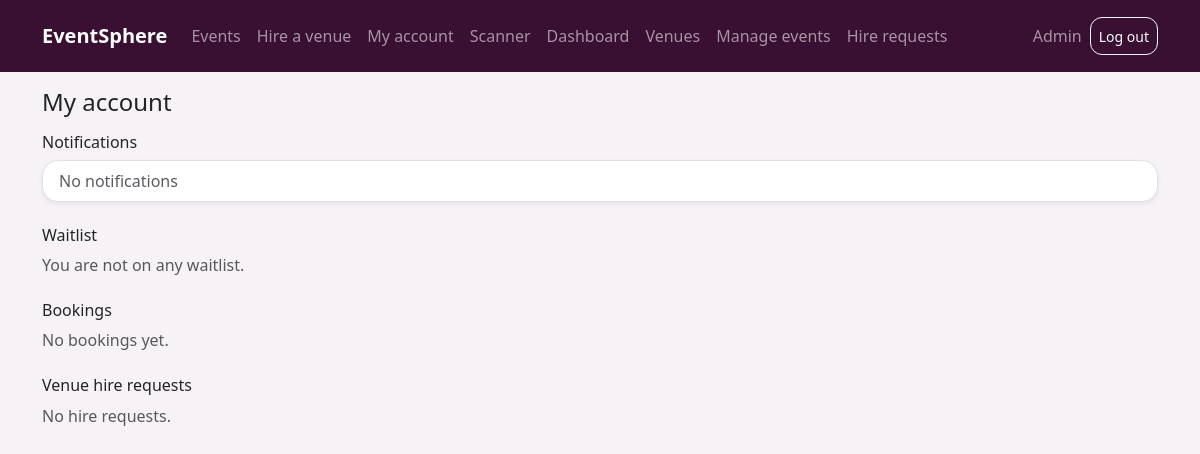
Before: /my (signed in) with the older database file.
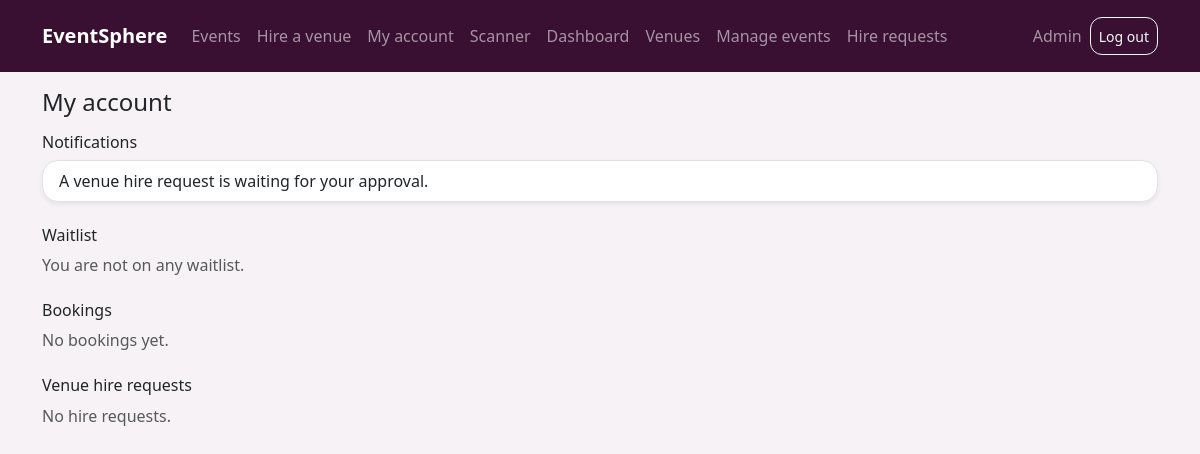
After: the same page with the newer database file.
### app/models.py (models this page shows)
class Notification(Base):
    __tablename__ = "notifications"
    id = Column(Integer, primary_key=True)
    user_id = Column(Integer, ForeignKey("users.id"))
    text = Column(Text)
    is_read = Column(Boolean, default=False)
    created = Column(DateTime, default=datetime.utcnow)

### app/routes_public.py (the view)
@router.get("/my")
def my(request: Request, db=Depends(get_db), user=Depends(login_required)):
    bookings = []
    for b in db.query(Booking).filter_by(user_id=user.id).order_by(Booking.id.desc()).all():
        ev = db.get(Event, b.event_id)
        bookings.append(dict(b=b, ev=ev, refund=refund_amount(b.total, ev.start),
                             can_cancel=b.status == "confirmed" and ev.start > now()))
    waits = []
    for w in db.query(Waitlist).filter(Waitlist.user_id == user.id,
                                       Waitlist.status.in_(["waiting", "offered"])).all():
        secs = None
        if w.status == "offered" and w.hold_expires_at:
            secs = max(0, int((w.hold_expires_at - now()).total_seconds()))
        waits.append(dict(w=w, ev=db.get(Event, w.event_id), cat=db.get(TicketCategory, w.category_id), secs=secs))
    hires = [dict(h=h, venue=db.get(Venue, h.venue_id))
             for h in db.query(HireRequest).filter_by(user_id=user.id).order_by(HireRequest.id.desc()).all()]
    notes = db.query(Notification).filter_by(user_id=user.id).order_by(Notification.id.desc()).limit(30).all()
    fresh = {n.id for n in notes if not n.is_read}
    for n in notes:
        n.is_read = True
    db.commit()
    return render(request, "my.html", db, user, bookings=bookings, waits=waits,
                  hires=hires, notes=notes, fresh=fresh)

### app/templates/my.html (shortened to what this page needs)
{% extends "base.html" %}
{% block content %}
<h4 class="mb-3">My account</h4>
<h6>Notifications</h6>
<ul class="list-group mb-4 shadow-sm rounded-4">
{% for n in notes %}<li class="list-group-item {{ 'fw-bold' if n.id in fresh }}">{{ n.text }}</li>
{% else %}<li class="list-group-item text-muted">No notifications</li>{% endfor %}
</ul>
<h6>Waitlist</h6>
{% for x in waits %}
<div class="card shadow-sm mb-2"><div class="card-body">
  <strong>{{ x.ev.title }}</strong>
  <div class="small text-muted">{{ x.cat.name }} × {{ x.w.quantity }}</div>
  {% if x.w.status == 'offered' %}
  <div class="alert alert-success mt-2 mb-0">Seats are held for you. Time left:
    <strong data-secs="{{ x.secs }}">{{ x.secs }}</strong>
    <form method="post" action="/waitlist/{{ x.w.id }}/claim" class="mt-2">
      <input type="hidden" name="csrf_token" value="{{ csrf_token }}">
      <button class="btn btn-success w-100">Claim &amp; pay (simulated)</button>
    </form>
  </div>
  {% else %}<span class="badge bg-info mt-2">Waiting</span>{% endif %}
</div></div>
{% else %}<p class="text-muted">You are not on any waitlist.</p>{% endfor %}
<h6 class="mt-4">Bookings</h6>
{% for x in bookings %}
<div class="card shadow-sm mb-2"><div class="card-body">
  <div class="d-flex justify-content-between align-items-start">
    <div>
      <strong>{{ x.ev.title }}</strong>
      <div class="small text-muted">{{ x.ev.start.strftime('%a %d %b, %H:%M') }}</div>
    </div>
    <span class="badge bg-{{ 'success' if x.b.status == 'confirmed' else 'secondary' }}">{{ x.b.status }}</span>
  </div>
  <div class="small mt-2">Total LKR {{ '%.2f'|format(x.b.total) }} · <span class="text-muted">{{ x.b.payment_ref }}</span></div>
  {% if x.b.status == 'cancelled' %}<div class="small">Refund LKR {{ '%.2f'|format(x.b.refund) }}</div>{% endif %}
  <div class="d-grid gap-2 mt-3">
    <a class="btn btn-primary" href="/bookings/{{ x.b.id }}/tickets">Show tickets</a>
    {% if x.can_cancel %}
    <form method="post" action="/bookings/{{ x.b.id }}/cancel"
          onsubmit="return confirm('Cancel this booking? Refund: LKR {{ '%.2f'|format(x.refund) }}')">
      <input type="hidden" name="csrf_token" value="{{ csrf_token }}">
      <button class="btn btn-outline-danger w-100">Cancel booking</button>
    </form>
    {% endif %}
  </div>
</div></div>
{% else %}<p class="text-muted">No bookings yet.</p>{% endfor %}
<h6 class="mt-4">Venue hire requests</h6>
{% for x in hires %}
<div class="card shadow-sm mb-2"><div class="card-body">
  <div class="d-flex justify-content-between">
    <strong>{{ x.venue.name }}</strong>
    <span class="badge bg-{{ 'success' if x.h.status == 'confirmed' else 'danger' if x.h.status == 'rejected' else 'warning text-dark' }}">{{ x.h.status }}</span>
  </div>
  <div class="small text-muted">{{ x.h.start.strftime('%a %d %b, %H:%M') }} to {{ x.h.end.strftime('%H:%M') }}</div>
  <div class="small mt-1">LKR {{ '%.2f'|format(x.h.price) }}</div>
  {% if x.h.note %}<div class="small text-muted">{{ x.h.note }}</div>{% endif %}
</div></div>
{% else %}<p class="text-muted">No hire requests.</p>{% endfor %}
{% endblock %}

Changed rows visible on the page:
added Notification: text "A venue hire request is waiting for your approval."
Other visible differences:
text no longer shown: "No notifications"
